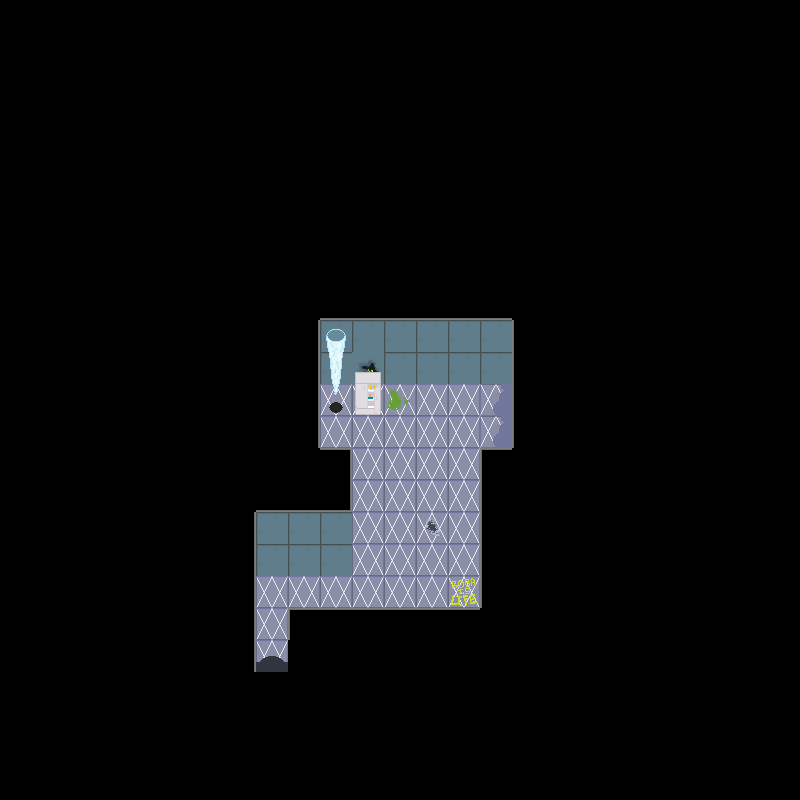

A level layout from a 2D game, rendered from its tile map. Below: a short description, then the map file with its tile-grid data intact:
An orthogonal 25x25 tile map with 32x32 px tiles, 5 tile layers (backgroundLayer, wallLayer, objectLayer, objectAboveLayer, ...), 2 tilesets and 1 object.

<map version="1.2" tiledversion="1.2.3" orientation="orthogonal" renderorder="right-down" width="25" height="25" tilewidth="32" tileheight="32" infinite="0" nextlayerid="7" nextobjectid="2">
 <tileset firstgid="1" name="f2tiles" tilewidth="32" tileheight="32" tilecount="56" columns="8">
  <image source="../../assets/Floor 2/f2spritesheet.png" width="256" height="224" />
 </tileset>
 <tileset firstgid="57" name="f2objs" tilewidth="32" tileheight="32" tilecount="16" columns="4">
  <image source="../../assets/Floor 2/objspritesheet.png" width="128" height="128" />
 </tileset>
 <layer id="1" name="backgroundLayer" width="25" height="25">
  <data encoding="csv">
1,1,1,1,1,1,1,1,1,1,1,1,1,1,1,1,1,1,1,1,1,1,1,1,1,
1,1,1,1,1,1,1,1,1,1,1,1,1,1,1,1,1,1,1,1,1,1,1,1,1,
1,1,1,1,1,1,1,1,1,1,1,1,1,1,1,1,1,1,1,1,1,1,1,1,1,
1,1,1,1,1,1,1,1,1,1,1,1,1,1,1,1,1,1,1,1,1,1,1,1,1,
1,1,1,1,1,1,1,1,1,1,1,1,1,1,1,1,1,1,1,1,1,1,1,1,1,
1,1,1,1,1,1,1,1,1,1,1,1,1,1,1,1,1,1,1,1,1,1,1,1,1,
1,1,1,1,1,1,1,1,1,1,1,1,1,1,1,1,1,1,1,1,1,1,1,1,1,
1,1,1,1,1,1,1,1,1,1,1,1,1,1,1,1,1,1,1,1,1,1,1,1,1,
1,1,1,1,1,1,1,1,1,1,1,1,1,1,1,1,1,1,1,1,1,1,1,1,1,
1,1,1,1,1,1,1,1,1,1,1,1,1,1,1,1,1,1,1,1,1,1,1,1,1,
1,1,1,1,1,1,1,1,1,1,1,1,1,1,1,1,1,1,1,1,1,1,1,1,1,
1,1,1,1,1,1,1,1,1,1,1,1,1,1,1,1,1,1,1,1,1,1,1,1,1,
1,1,1,1,1,1,1,1,1,1,36,36,44,36,36,3221225511,1,1,1,1,1,1,1,1,1,
1,1,1,1,1,1,1,1,1,1,36,36,36,36,36,3221225511,1,1,1,1,1,1,1,1,1,
1,1,1,1,1,1,1,1,1,1,1,36,36,36,36,1,1,1,1,1,1,1,1,1,1,
1,1,1,1,1,1,1,1,1,1,1,36,36,36,36,1,1,1,1,1,1,1,1,1,1,
1,1,1,1,1,1,1,1,1,1,1,36,36,38,36,1,1,1,1,1,1,1,1,1,1,
1,1,1,1,1,1,1,1,1,1,1,36,36,36,36,1,1,1,1,1,1,1,1,1,1,
1,1,1,1,1,1,1,1,36,36,36,36,36,36,45,1,1,1,1,1,1,1,1,1,1,
1,1,1,1,1,1,1,1,36,1,1,1,1,1,1,1,1,1,1,1,1,1,1,1,1,
1,1,1,1,1,1,1,1,18,1,1,1,1,1,1,1,1,1,1,1,1,1,1,1,1,
1,1,1,1,1,1,1,1,1,1,1,1,1,1,1,1,1,1,1,1,1,1,1,1,1,
1,1,1,1,1,1,1,1,1,1,1,1,1,1,1,1,1,1,1,1,1,1,1,1,1,
1,1,1,1,1,1,1,1,1,1,1,1,1,1,1,1,1,1,1,1,1,1,1,1,1,
1,1,1,1,1,1,1,1,1,1,1,1,1,1,1,1,1,1,1,1,1,1,1,1,1
</data>
 </layer>
 <layer id="2" name="wallLayer" width="25" height="25">
  <data encoding="csv">
0,0,0,0,0,0,0,0,0,0,0,0,0,0,0,0,0,0,0,0,0,0,0,0,0,
0,0,0,0,0,0,0,0,0,0,0,0,0,0,0,0,0,0,0,0,0,0,0,0,0,
0,0,0,0,0,0,0,0,0,0,0,0,0,0,0,0,0,0,0,0,0,0,0,0,0,
0,0,0,0,0,0,0,0,0,0,0,0,0,0,0,0,0,0,0,0,0,0,0,0,0,
0,0,0,0,0,0,0,0,0,0,0,0,0,0,0,0,0,0,0,0,0,0,0,0,0,
0,0,0,0,0,0,0,0,0,0,0,0,0,0,0,0,0,0,0,0,0,0,0,0,0,
0,0,0,0,0,0,0,0,0,0,0,0,0,0,0,0,0,0,0,0,0,0,0,0,0,
0,0,0,0,0,0,0,0,0,0,0,0,0,0,0,0,0,0,0,0,0,0,0,0,0,
0,0,0,0,0,0,0,0,0,0,0,0,0,0,0,0,0,0,0,0,0,0,0,0,0,
0,0,0,0,0,0,0,0,0,1,7,7,7,7,7,7,1,0,0,0,0,0,0,0,0,
0,0,0,0,0,0,0,0,0,5,28,28,28,28,28,28,6,0,0,0,0,0,0,0,0,
0,0,0,0,0,0,0,0,0,5,28,20,28,28,28,28,6,0,0,0,0,0,0,0,0,
0,0,0,0,0,0,0,0,0,5,0,0,0,0,0,0,6,0,0,0,0,0,0,0,0,
0,0,0,0,0,0,0,0,0,5,0,0,0,0,0,0,6,0,0,0,0,0,0,0,0,
0,0,0,0,0,0,0,0,0,1,10,0,0,0,0,9,1,0,0,0,0,0,0,0,0,
0,0,0,0,0,0,0,1,7,7,4,0,0,0,0,6,0,0,0,0,0,0,0,0,0,
0,0,0,0,0,0,0,5,28,28,28,0,0,0,0,6,0,0,0,0,0,0,0,0,0,
0,0,0,0,0,0,0,5,28,28,28,0,0,0,0,6,0,0,0,0,0,0,0,0,0,
0,0,0,0,0,0,0,5,0,0,0,0,0,0,0,6,0,0,0,0,0,0,0,0,0,
0,0,0,0,0,0,0,5,0,9,2,2,2,2,2,1,0,0,0,0,0,0,0,0,0,
0,0,0,0,0,0,0,5,0,1,0,0,0,0,0,0,0,0,0,0,0,0,0,0,0,
0,0,0,0,0,0,0,1,1,1,0,0,0,0,0,0,0,0,0,0,0,0,0,0,0,
0,0,0,0,0,0,0,0,0,0,0,0,0,0,0,0,0,0,0,0,0,0,0,0,0,
0,0,0,0,0,0,0,0,0,0,0,0,0,0,0,0,0,0,0,0,0,0,0,0,0,
0,0,0,0,0,0,0,0,0,0,0,0,0,0,0,0,0,0,0,0,0,0,0,0,0
</data>
 </layer>
 <layer id="3" name="objectLayer" width="25" height="25">
  <data encoding="csv">
0,0,0,0,0,0,0,0,0,0,0,0,0,0,0,0,0,0,0,0,0,0,0,0,0,
0,0,0,0,0,0,0,0,0,0,0,0,0,0,0,0,0,0,0,0,0,0,0,0,0,
0,0,0,0,0,0,0,0,0,0,0,0,0,0,0,0,0,0,0,0,0,0,0,0,0,
0,0,0,0,0,0,0,0,0,0,0,0,0,0,0,0,0,0,0,0,0,0,0,0,0,
0,0,0,0,0,0,0,0,0,0,0,0,0,0,0,0,0,0,0,0,0,0,0,0,0,
0,0,0,0,0,0,0,0,0,0,0,0,0,0,0,0,0,0,0,0,0,0,0,0,0,
0,0,0,0,0,0,0,0,0,0,0,0,0,0,0,0,0,0,0,0,0,0,0,0,0,
0,0,0,0,0,0,0,0,0,0,0,0,0,0,0,0,0,0,0,0,0,0,0,0,0,
0,0,0,0,0,0,0,0,0,0,0,0,0,0,0,0,0,0,0,0,0,0,0,0,0,
0,0,0,0,0,0,0,0,0,0,0,0,0,0,0,0,0,0,0,0,0,0,0,0,0,
0,0,0,0,0,0,0,0,0,0,59,0,0,0,0,0,0,0,0,0,0,0,0,0,0,
0,0,0,0,0,0,0,0,0,0,60,0,0,0,0,0,0,0,0,0,0,0,0,0,0,
0,0,0,0,0,0,0,0,0,0,64,66,0,0,0,0,0,0,0,0,0,0,0,0,0,
0,0,0,0,0,0,0,0,0,0,0,0,0,0,0,0,0,0,0,0,0,0,0,0,0,
0,0,0,0,0,0,0,0,0,0,0,0,0,0,0,0,0,0,0,0,0,0,0,0,0,
0,0,0,0,0,0,0,0,0,0,0,0,0,0,0,0,0,0,0,0,0,0,0,0,0,
0,0,0,0,0,0,0,0,0,0,0,0,0,0,0,0,0,0,0,0,0,0,0,0,0,
0,0,0,0,0,0,0,0,0,0,0,0,0,0,0,0,0,0,0,0,0,0,0,0,0,
0,0,0,0,0,0,0,0,0,0,0,0,0,0,0,0,0,0,0,0,0,0,0,0,0,
0,0,0,0,0,0,0,0,0,0,0,0,0,0,0,0,0,0,0,0,0,0,0,0,0,
0,0,0,0,0,0,0,0,0,0,0,0,0,0,0,0,0,0,0,0,0,0,0,0,0,
0,0,0,0,0,0,0,0,0,0,0,0,0,0,0,0,0,0,0,0,0,0,0,0,0,
0,0,0,0,0,0,0,0,0,0,0,0,0,0,0,0,0,0,0,0,0,0,0,0,0,
0,0,0,0,0,0,0,0,0,0,0,0,0,0,0,0,0,0,0,0,0,0,0,0,0,
0,0,0,0,0,0,0,0,0,0,0,0,0,0,0,0,0,0,0,0,0,0,0,0,0
</data>
 </layer>
 <layer id="4" name="objectAboveLayer" width="25" height="25">
  <data encoding="csv">
0,0,0,0,0,0,0,0,0,0,0,0,0,0,0,0,0,0,0,0,0,0,0,0,0,
0,0,0,0,0,0,0,0,0,0,0,0,0,0,0,0,0,0,0,0,0,0,0,0,0,
0,0,0,0,0,0,0,0,0,0,0,0,0,0,0,0,0,0,0,0,0,0,0,0,0,
0,0,0,0,0,0,0,0,0,0,0,0,0,0,0,0,0,0,0,0,0,0,0,0,0,
0,0,0,0,0,0,0,0,0,0,0,0,0,0,0,0,0,0,0,0,0,0,0,0,0,
0,0,0,0,0,0,0,0,0,0,0,0,0,0,0,0,0,0,0,0,0,0,0,0,0,
0,0,0,0,0,0,0,0,0,0,0,0,0,0,0,0,0,0,0,0,0,0,0,0,0,
0,0,0,0,0,0,0,0,0,0,0,0,0,0,0,0,0,0,0,0,0,0,0,0,0,
0,0,0,0,0,0,0,0,0,0,0,0,0,0,0,0,0,0,0,0,0,0,0,0,0,
0,0,0,0,0,0,0,0,0,0,0,0,0,0,0,0,0,0,0,0,0,0,0,0,0,
0,0,0,0,0,0,0,0,0,0,0,0,0,0,0,0,0,0,0,0,0,0,0,0,0,
0,0,0,0,0,0,0,0,0,0,0,63,0,0,0,0,0,0,0,0,0,0,0,0,0,
0,0,0,0,0,0,0,0,0,0,0,0,0,0,0,0,0,0,0,0,0,0,0,0,0,
0,0,0,0,0,0,0,0,0,0,0,0,0,0,0,0,0,0,0,0,0,0,0,0,0,
0,0,0,0,0,0,0,0,0,0,0,0,0,0,0,0,0,0,0,0,0,0,0,0,0,
0,0,0,0,0,0,0,0,0,0,0,0,0,0,0,0,0,0,0,0,0,0,0,0,0,
0,0,0,0,0,0,0,0,0,0,0,0,0,0,0,0,0,0,0,0,0,0,0,0,0,
0,0,0,0,0,0,0,0,0,0,0,0,0,0,0,0,0,0,0,0,0,0,0,0,0,
0,0,0,0,0,0,0,0,0,0,0,0,0,0,0,0,0,0,0,0,0,0,0,0,0,
0,0,0,0,0,0,0,0,0,0,0,0,0,0,0,0,0,0,0,0,0,0,0,0,0,
0,0,0,0,0,0,0,0,0,0,0,0,0,0,0,0,0,0,0,0,0,0,0,0,0,
0,0,0,0,0,0,0,0,0,0,0,0,0,0,0,0,0,0,0,0,0,0,0,0,0,
0,0,0,0,0,0,0,0,0,0,0,0,0,0,0,0,0,0,0,0,0,0,0,0,0,
0,0,0,0,0,0,0,0,0,0,0,0,0,0,0,0,0,0,0,0,0,0,0,0,0,
0,0,0,0,0,0,0,0,0,0,0,0,0,0,0,0,0,0,0,0,0,0,0,0,0
</data>
 </layer>
 <objectgroup id="5" name="doorLayer">
  <object id="1" gid="16" x="256" y="672" width="32" height="32">
   <properties>
    <property name="door" value="down" />
   </properties>
  </object>
 </objectgroup>
 <layer id="6" name="aboveLayer" width="25" height="25">
  <data encoding="csv">
0,0,0,0,0,0,0,0,0,0,0,0,0,0,0,0,0,0,0,0,0,0,0,0,0,
0,0,0,0,0,0,0,0,0,0,0,0,0,0,0,0,0,0,0,0,0,0,0,0,0,
0,0,0,0,0,0,0,0,0,0,0,0,0,0,0,0,0,0,0,0,0,0,0,0,0,
0,0,0,0,0,0,0,0,0,0,0,0,0,0,0,0,0,0,0,0,0,0,0,0,0,
0,0,0,0,0,0,0,0,0,0,0,0,0,0,0,0,0,0,0,0,0,0,0,0,0,
0,0,0,0,0,0,0,0,0,0,0,0,0,0,0,0,0,0,0,0,0,0,0,0,0,
0,0,0,0,0,0,0,0,0,0,0,0,0,0,0,0,0,0,0,0,0,0,0,0,0,
0,0,0,0,0,0,0,0,0,0,0,0,0,0,0,0,0,0,0,0,0,0,0,0,0,
0,0,0,0,0,0,0,0,0,0,0,0,0,0,0,0,0,0,0,0,0,0,0,0,0,
0,0,0,0,0,0,0,0,0,0,0,0,0,0,0,0,0,0,0,0,0,0,0,0,0,
0,0,0,0,0,0,0,0,0,0,0,0,0,0,0,0,0,0,0,0,0,0,0,0,0,
0,0,0,0,0,0,0,0,0,0,0,0,0,0,0,0,0,0,0,0,0,0,0,0,0,
0,0,0,0,0,0,0,0,0,0,0,0,0,0,0,0,0,0,0,0,0,0,0,0,0,
0,0,0,0,0,0,0,0,0,0,0,0,0,0,0,0,0,0,0,0,0,0,0,0,0,
0,0,0,0,0,0,0,0,0,0,0,0,0,0,0,0,0,0,0,0,0,0,0,0,0,
0,0,0,0,0,0,0,0,0,0,0,0,0,0,0,0,0,0,0,0,0,0,0,0,0,
0,0,0,0,0,0,0,0,0,0,0,0,0,0,0,0,0,0,0,0,0,0,0,0,0,
0,0,0,0,0,0,0,0,0,0,0,0,0,0,0,0,0,0,0,0,0,0,0,0,0,
0,0,0,0,0,0,0,0,0,0,0,0,0,0,0,0,0,0,0,0,0,0,0,0,0,
0,0,0,0,0,0,0,0,0,0,0,0,0,0,0,0,0,0,0,0,0,0,0,0,0,
0,0,0,0,0,0,0,0,0,0,0,0,0,0,0,0,0,0,0,0,0,0,0,0,0,
0,0,0,0,0,0,0,0,0,0,0,0,0,0,0,0,0,0,0,0,0,0,0,0,0,
0,0,0,0,0,0,0,0,0,0,0,0,0,0,0,0,0,0,0,0,0,0,0,0,0,
0,0,0,0,0,0,0,0,0,0,0,0,0,0,0,0,0,0,0,0,0,0,0,0,0,
0,0,0,0,0,0,0,0,0,0,0,0,0,0,0,0,0,0,0,0,0,0,0,0,0
</data>
 </layer>
</map>
